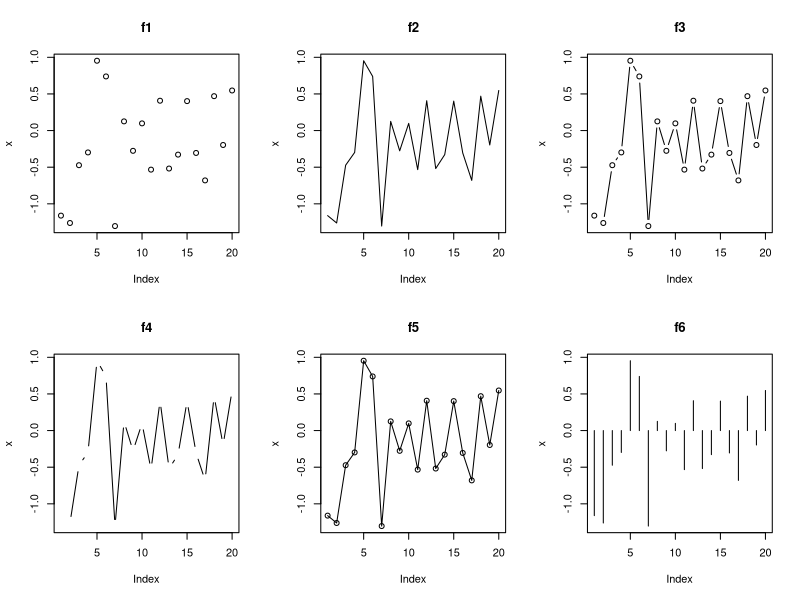
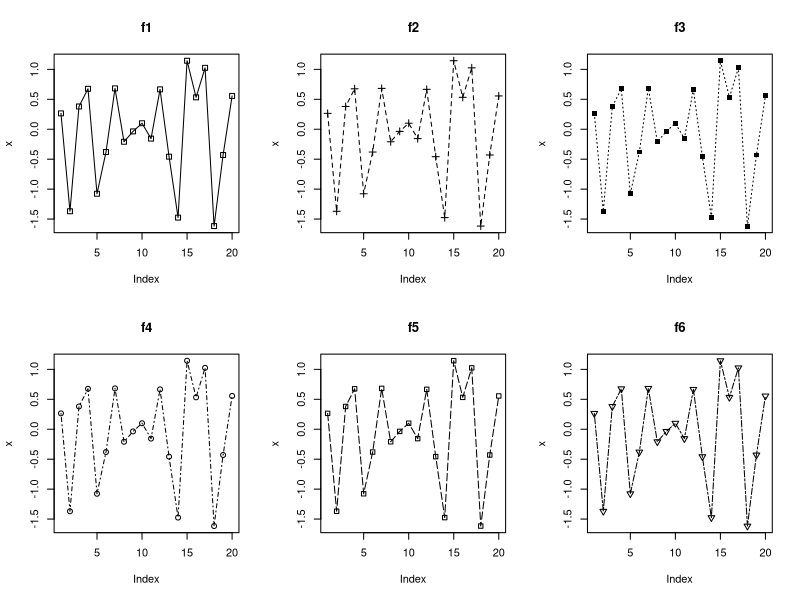
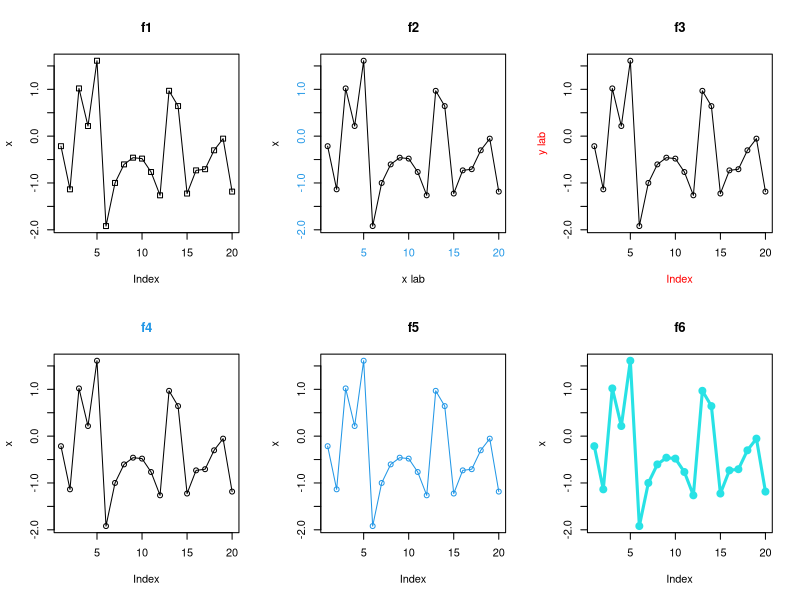
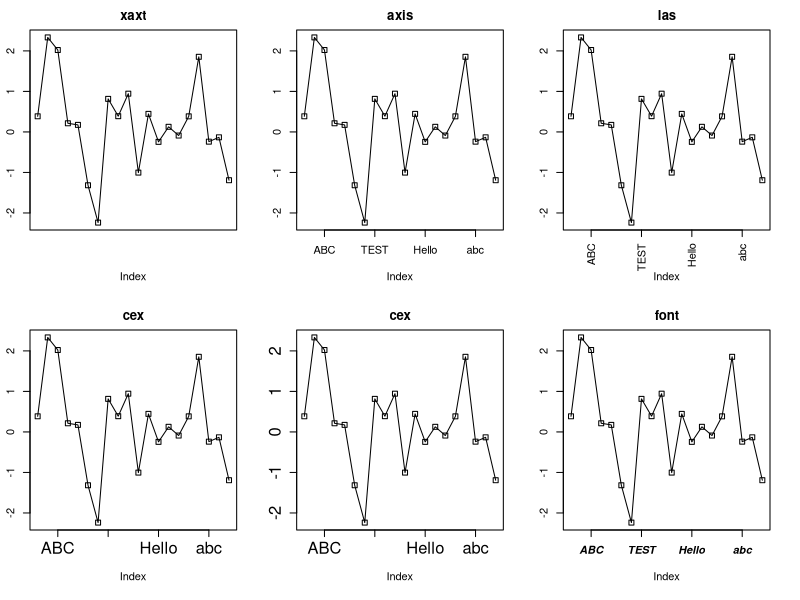
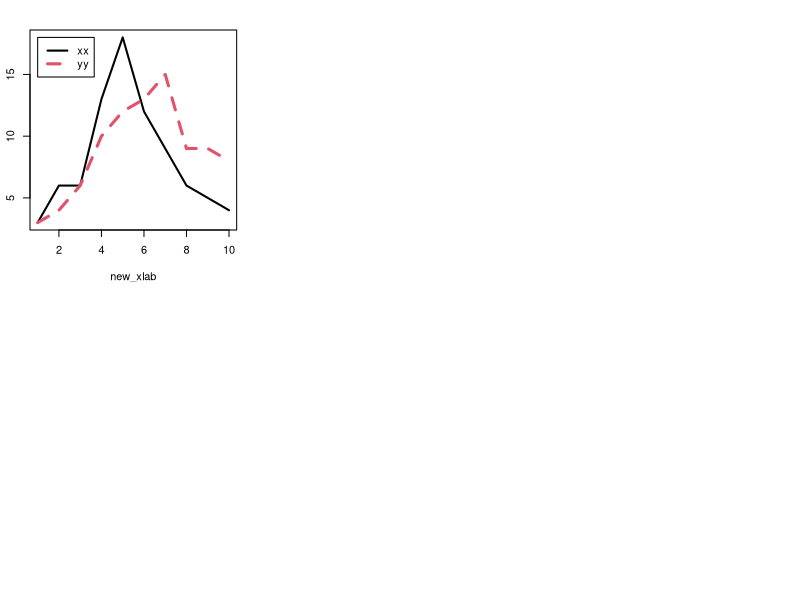

Recreate these plots in R, in order.
## ---- chunk 1
knitr::opts_chunk$set(echo = TRUE)
## ---- chunk 2
# <- and = ，在R中都是等於的意思，可是一定要用 <- (快捷鍵:ALT + -)
# 因為這樣比較酷(我是認真的，這樣真的比較酷)

# integer(占的記憶體比較小)
# double (占的記憶體比較大)

#將值輸入Mike和Joe兩個variable之中
Mike <- 20
Joe  <- 20

Total_Age <- Joe + Mike

print(Total_Age)

## ---- chunk 3
# class()這個函數，可以知道變數的資料型態
class(Mike)
class(Total_Age)
## ---- chunk 4
x <- TRUE
y <- FALSE

class(x)

## 任何邏輯判斷式的output都是布林值
1 < 2

1 > 2


## 布林值的運算
print(x + y)
## ---- chunk 5
x <- "I love coffee"
y <- "I love tea"
class(x)
## ---- chunk 6
library(stringr)
## ---- chunk 7

paste0(x,y)
str_c(x,y)
c(x,y)
## ---- chunk 8
c(2, 4, 6)
1:10
seq(2, 3, by=0.5)
## ---- chunk 9
# 長度為1的向量
x <- 100
# 長度為5的向量
y <- c(1, 2, 3 ,4 ,5 )

length(y)

## ---- chunk 10
# 向量可以疊加
z <- c(x,y)
print(z)
length(z)
# homogeneous
# 不論輸入什麼資料進去vector，都只有一種資料型態
class(z)
## ---- chunk 11
# 長度為20的向量
x <- 1:20

print(x)

# 向量的四則運算都是整條同時進行
x*10

x > 10



## ---- chunk 12
x_logic <- x > 10
# 整條布林值的四則運算
sum(x_logic)

## ---- chunk 13
# mean = excel中的average
mean(x_logic)
## ---- chunk 14

# 把布林值轉換成數字
x_logic*1
## ---- chunk 15
x <- 1:10
y <- c(1,4,5,6,8,3,7,10,12,13)

## ---- chunk 16
print(x)
print(y)
## ---- chunk 17
# correlation test
cor.test(x,y)
## ---- chunk 18
library(tidyverse)
## ---- chunk 19
# 顯示前10個variable
# 每一個column有自己的資料型態

head(mpg, 10)

## ---- chunk 20
# 了解資料
# Data column name
names(mpg)
# Data Stucture
str(mpg)
# Data summary
summary(mpg)
## ---- chunk 21
# 較無結構的矩陣，內容與dataframe一樣
A <- matrix(c(1:6),2,3)
#參教依序為資料、列數、行數，是否依列填入資料
show(A)
## ---- chunk 22
B <- matrix(c(1:6),2,3,byrow=TRUE)
#若byrow=true，則依列填入資料，預設為false
show(B)
## ---- chunk 23
X1 <- matrix(c(1:4), nrow=2, ncol=2)
show(X1)
X1+1
X1^2
## ---- chunk 24
X2 <- matrix(c(4:9),nrow=2, ncol=3)
show(X2)
t(X2)
## ---- chunk 25
dim(X2)
nrow(X2)
ncol(X2)
## ---- chunk 26
X3 <- solve(X1) # inverse matrix
X1*X3 # 元素間相加
X1%*%X3  # 矩陣相乘

## ---- chunk 27
X1 <- matrix(c(1:6),nrow=2, ncol=3)
X2 <- matrix(c(4:9),nrow=2, ncol=3)
rbind(X1,X2)  #Joining Rows 矩陣合併

cbind(X1,X2)  #Joining Columns 矩陣合併

## ---- chunk 28
A <- matrix(c(1:6),2,3) 
colnames(A)=c("C1", "C2","C3")
B <- data.frame(A)
show(B)

show(B$C1)

str(B)
## ---- chunk 29
# 沒有標名子的list
x1 <- list(c(1, 2), c(3, 4))
x2 <- list(list(1, 2), list(3, 4))
x3 <- list(1, list(2, list(3)))
x1
x2
x3
## ---- chunk 30
# 有標名子的list

Mike <- list(age = 20, gender = "male", 
             drama = c("天龍八部","倚天屠龍記"), 
             dataframe = head(mpg[,1:5]))

print(Mike)

str(Mike)

## ---- chunk 31
# 沒有標名子的list
# 他就用[[]] -- 標記順序

Mike <- list( 20,
              "male", 
              c("天龍八部","倚天屠龍記"), 
              head(mpg[,1:5]))

## ---- chunk 32

print(Mike[1:3])

str(Mike[1:3])
## ---- chunk 33
# 用中括號來做讀取動作

"1.  [ ]   -- 用來選取"   
"2. [[ ]]  -- 用來選取"  

"3.  ( )   -- 用來建立vector"     
"4.  { }    -- 用來包住Loop、if-else判斷式、Function"
## ---- chunk 34
"用 variable name + $ + title name 讀取資料"   
## ---- chunk 35
FGU_number <- c(1,0,3,1,3,3,2,1)

# 讀取vector中第 1 個字元
FGU_number[1]
# 讀取vector中第 3 個字元
FGU_number[3]
## ---- chunk 36
test <- head(mpg,5)
print(test)
## ---- chunk 37
"data.frame[ (for row) , (for column) ]" 
## ---- chunk 38
# 讀第3條row
test[3,]

# 讀第4條column(name = "year")
test[,4]
# 用title name來讀取
test[,"year"]

## ---- chunk 39
# 先讀row再讀column
test[3,4]

# title name -- 一定要用 " " 括起來
test[3,"year"]

## ---- chunk 40
# 用 錢符號選取 ( $ ) 
test$year
test$year[3]
## ---- chunk 41
# select by []

test[2:3,"year"]

test[,c(1,5)]

## ---- chunk 42

test[,-c(1:7)]

## ---- chunk 43
# select by []
test[,"year"]
test[3,"year"]

# select by [[]]
test[["year"]]
test[["year"]][3]

# select by $
test$year
test$year[3]
## ---- chunk 44
Mike <- list(age = 20, gender = "male", 
             drama = c("天龍八部","倚天屠龍記"), 
             dataframe = head(mpg[1:5,1:5]))

print(Mike)
## ---- chunk 45
# 第一節次
Mike[[1]]
# 第三節次
Mike[[3]]
## ---- chunk 46
# 倚天屠龍記 br []
Mike[[3]][2]

# 倚天屠龍記 br ( $ + name )
Mike$drama[2]


## ---- chunk 47
# select by []
Mike$dataframe[3,"year"]
# select by $
Mike$dataframe$year[3]
## ---- chunk 48
for (i in 1:4){
  
  j <- i + 10
  
  print(j)
    
}
## ---- chunk 49
while (i < 5){
  
  print(i)
    
  i <- i + 1

}
## ---- chunk 50

for (i in 1:6){
  
  j <- i * 10
  print(j)
  
    if (j > 59){
      print("終於過了!!!!!!!!!!!!!!!!!!!")
    } else if(j > 49 & j < 59) {
      print("還是被當..")
    } else {
      print("......")
    }
}
## ---- chunk 51

age <- function(x){
  
  age <- round( rnorm(1, mean = 20, sd = 10) )
  
  return( paste0(x, "今年才", age, "歲") )

}
## ---- chunk 52
# 我改名了
age("金城武")

age("我昨天抓到的神奇寶貝")


## ---- chunk 53
# plot(): type 參數的設定
 x <- rnorm(20) 
 par(mfrow=c(2,3))  # 以下有6個圖形，排列成 2 x 3
 plot(x, type="p", main="f1")
 plot(x, type="l", main="f2")
 plot(x, type="b", main="f3")
 plot(x, type="c", main="f4")
 plot(x, type="o", main="f5")
 plot(x, type="h", main="f6")
## ---- chunk 54
# plot(): pch 和 lty 參數的設定
x <- rnorm(20)  
par(mfrow=c(2,3))  
# pch 的值為 0~25，呈現不同點的型態
# lty 的值為 1~6，呈現不同的線條

plot(x, type="o", main="f1", pch=0, lty=1)
plot(x, type="o", main="f2", pch=3, lty=2)
plot(x, type="o", main="f3", pch=15, lty=3)
plot(x, type="o", main="f4", pch=21, lty=4)
plot(x, type="o", main="f5", pch=22, lty=5)
plot(x, type="o", main="f6", pch=25, lty=6)
## ---- chunk 55
# plot(): color 和 lwd 參數的設定
 x <- rnorm(20) 
 par(mfrow=c(2,3)) > # col 可以改變座標軸(col.axi), X與Y軸說明文字 (col.lab)
 # 主標題 (col.main)和 副標題 (col.sub)的顏色
 # R常用的顏色編號可直接用1~6
 plot(x, type="o", main="f1", pch=0, lty=1)
 plot(x, type="o", main="f2", xlab="x lab", col.axis=4)
 plot(x, type="o", main="f3", ylab="y lab", col.lab="red")
 plot(x, type="o", main="f4", col.main=4)
 plot(x, type="o", main="f5", col=4)
 plot(x, type="o", main="f6", col=5, lwd=3)
## ---- chunk 56
 # mai, xaxt, axis, las, cex, font 參數
 x <- rnorm(20)  # 從常態分配N(0,1)中隨機抽出20筆資料
 par(mfrow=c(2,3), mai=c(0.7,0.3,0.3,0.3)) # 以下有六個圖形，排列成 2 x 3
 # mai 參數可以設定小圖之間的距離
 # xaxt="n" 表示x軸將有使用者自行設定，若無設定，則為空白
 plot(x, type="o", main="xaxt", pch=0, lty=1, xaxt="n")
 # 加上 axis(1, at=..., label=,...)用以設定x軸
 plot(x, type="o", main="axis", pch=0, lty=1, xaxt="n")
 axis(1, at=seq(3,20,by=5), label=c("ABC", "TEST", "Hello", "abc"))
 # las=1 (預設值) 座標值平行，las=2 與座標軸垂直
 plot(x, type="o", main="las", pch=0, lty=1, xaxt="n")
 axis(1, at=seq(3,20,by=5), label=c("ABC", "TEST", "Hello", "abc"), las=2)
 # cex: 設定文字大小是標準字體的幾倍大
 plot(x, type="o", main="cex", pch=0, lty=1, xaxt="n")
 axis(1, at=seq(3,20,by=5), label=c("ABC", "TEST", "Hello", "abc"), cex.axis=1.5)
 plot(x, type="o", main="cex", pch=0, lty=1, xaxt="n", yaxt="n")
 axis(1, at=seq(3,20,by=5), label=c("ABC", "TEST", "Hello", "abc"), cex.axis=1.5)
 axis(2, cex.axis=1.5)
 # font: 使用文字字體的類型，1表示正常，2為粗體，3為斜體，4為斜粗體
 plot(x, type="o", main="font", pch=0, lty=1, xaxt="n")
 axis(1, at=seq(3,20,by=5), label=c("ABC", "TEST", "Hello", "abc"), font=4)
## ---- chunk 57
xx <- c(3, 6, 6, 13, 18, 12, 9, 6, 5, 4)
yy <- c(3, 4, 6, 10, 12, 13, 15, 9, 9, 8)
plot(xx, col=1, type="l", lty=1, lwd=2, xlab="new_xlab", ylab="new_ylab")
lines(yy, col=2, type="l", lty=2, lwd=3)
legend(1, 18, c("xx","yy"), col=c(1, 2), lty=c(1, 2), lwd=c(2,3))
